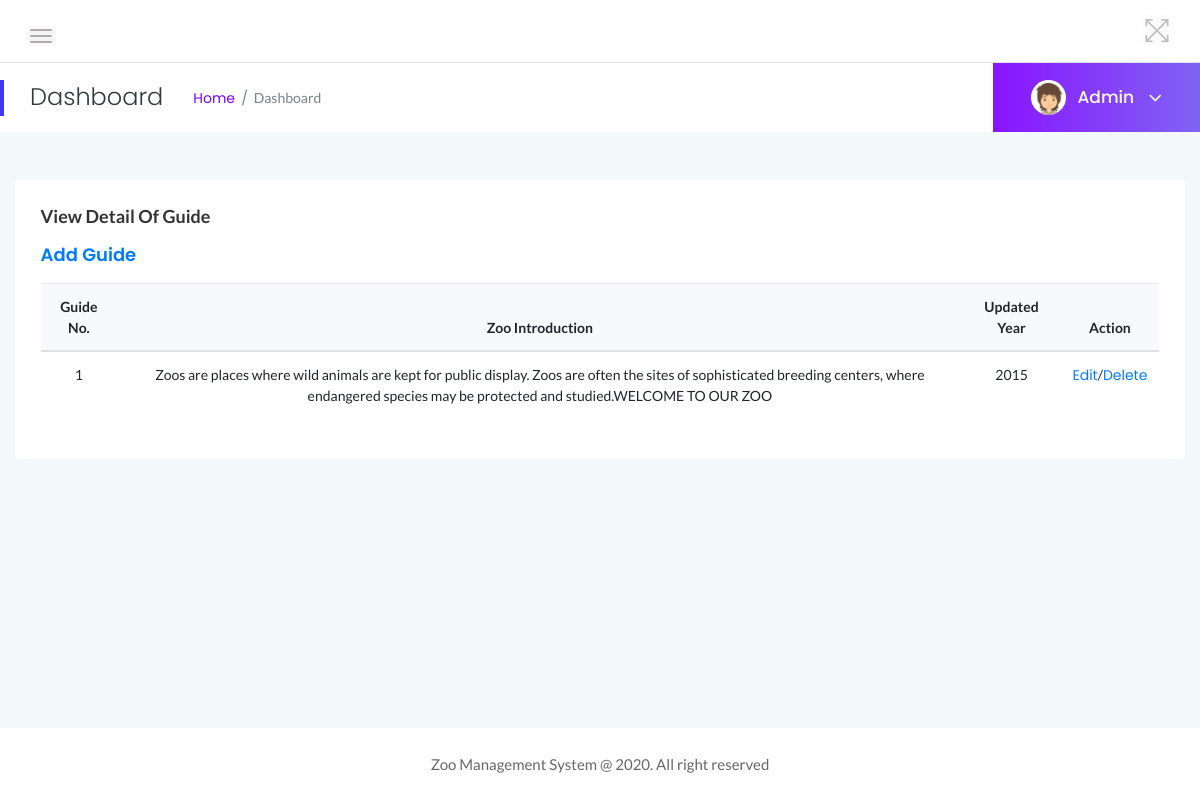
/admin/manage-guide.php (signed in), run on the app's committed database.
### tables this page shows
CREATE TABLE IF NOT EXISTS ANIMAL_GUIDE (
	AGid int(10) NOT NULL,
	Zoo_Introduction TEXT NOT NULL,
	Updated_Year INT DEFAULT NULL,
	PRIMARY KEY(AGid)
);

### admin/manage-guide.php (the view, shortened to what this page needs)
<?php
include('includes/dbconnection.php');
if (strlen($_SESSION['zmsaid']==0)) {
  header('location:logout.php');
  } else{
?>
<!doctype html>
<html class="no-js" lang="en">
<head>
    <link rel="stylesheet" href="assets/css/bootstrap.min.css">
    <link rel="stylesheet" href="assets/css/font-awesome.min.css">
    <link rel="stylesheet" href="assets/css/themify-icons.css">
    <link rel="stylesheet" href="assets/css/metisMenu.css">
    <link rel="stylesheet" href="assets/css/owl.carousel.min.css">
    <link rel="stylesheet" href="assets/css/slicknav.min.css">
    <link rel="stylesheet" href="https://www.amcharts.com/lib/3/plugins/export/export.css" type="text/css" media="all" />
    <link rel="stylesheet" type="text/css" href="https://cdn.datatables.net/1.10.19/css/jquery.dataTables.css">
    <link rel="stylesheet" type="text/css" href="https://cdn.datatables.net/1.10.18/css/dataTables.bootstrap4.min.css">
    <link rel="stylesheet" type="text/css" href="https://cdn.datatables.net/responsive/2.2.3/css/responsive.bootstrap.min.css">
    <link rel="stylesheet" type="text/css" href="https://cdn.datatables.net/responsive/2.2.3/css/responsive.jqueryui.min.css">
    <link rel="stylesheet" href="assets/css/typography.css">
    <link rel="stylesheet" href="assets/css/default-css.css">
    <link rel="stylesheet" href="assets/css/styles.css">
    <link rel="stylesheet" href="assets/css/responsive.css">
</head>
<body>
    <div class="page-container">
        <div class="main-content">
          <?php include_once('includes/header.php');?>
            <?php include_once('includes/pagetitle.php');?>
            <div class="main-content-inner">
                <div class="row">
                    <div class="col-12 mt-5">
                        <div class="card">
                            <div class="card-body">
                                <h4 class="header-title">View Detail of Guide</h4>
                                <h3 class="header-title"><a href="add-guide.php">Add Guide</a></h3>
                                <div class="data-tables">
                <table class="table text-center">
                                        <thead class="bg-light text-capitalize">
                                            <tr>
                                                <th>Guide no.</th>
                                                <th>Zoo Introduction</th>
                                                <th>Updated year</th>
                                                <th>Action</th>
                                            </tr>
                                        </thead>
                                         <?php
$ret=mysqli_query($con,"select * from ANIMAL_GUIDE");
$cnt=1;
while ($row=mysqli_fetch_array($ret)) {
?>
                                        <tbody>
          <tr data-expanded="true">
            <td><?php echo $cnt;?></td>
                  <td><?php  echo $row['Zoo_Introduction'];?></td>
                  <td><?php  echo $row['Updated_Year'];?></td>
                  <td><a href="edit-guide.php?editid=<?php echo $row['AGid'];?>">Edit</a>/<a href="delete-guide.php?editid=<?php echo $row['AGid'];?>">Delete</a></td>
                </tr>
                <?php
$cnt=$cnt+1;
}?>
 </tbody>
                                    </table>
                                </div>
                            </div>
                        </div>
                    </div>
                </div>
            </div>
        </div>
        <?php include_once('includes/footer.php');?>
    </div>
</body>
</html>
<?php }  ?>

### admin/includes/pagetitle.php (shortened to what this page needs)
<?php
include('includes/dbconnection.php');
?>
<div class="page-title-area">
                <div class="row align-items-center">
                    <div class="col-sm-6">
                        <div class="breadcrumbs-area clearfix">
                            <h4 class="page-title pull-left">Dashboard</h4>
                            <ul class="breadcrumbs pull-left">
                                <li><a href="dashboard.php">Home</a></li>
                                <li><span>Dashboard</span></li>
                            </ul>
                        </div>
                    </div>
                    <div class="col-sm-6 clearfix">
                        <div class="user-profile pull-right">
                            <img class="avatar user-thumb" src="assets/images/author/avatar.png" alt="avatar">
                            <?php
$adid=$_SESSION['zmsaid'];
$ret=mysqli_query($con,"select AdminName from tbladmin where ID='$adid'");
$row=mysqli_fetch_array($ret);
$name=$row['AdminName'];
?>
                            <h4 class="user-name dropdown-toggle" data-toggle="dropdown"><?php echo $name; ?> <i class="fa fa-angle-down"></i></h4>
                        </div>
                    </div>
                </div>
            </div>

### admin/assets/css/typography.css (style rules this page uses)
body { font-size: 14px; font-family: 'Lato', sans-serif; }
h1, h2, h3, h4, h5, h6 { margin: 0; font-family: 'Poppins', sans-serif; }
a, a:visited { text-decoration: none; transition: all 0.3s ease-in-out; -webkit-transition: all 0.3s ease-in-out; -moz-transition: all 0.3s ease-in-out; -o-transition: all 0.3s ease-in-out; outline: 0; font-family: 'Poppins', sans-serif; }
ul, ol { margin-bottom: 0px; margin-top: 0px; padding: 0; }
ul { margin: 0; list-style-type: none; }

### admin/assets/css/default-css.css (style rules this page uses)
* { margin: 0; padding: 0; box-sizing: border-box; }
*, *:before, *:after { -moz-box-sizing: border-box; -webkit-box-sizing: border-box; box-sizing: border-box; }
html { -webkit-font-smoothing: antialiased; }
body { background: #fff; font-weight: normal; -webkit-font-smoothing: antialiased; -webkit-text-size-adjust: 100%; }
img { max-width: 100%; height: auto; }
:root { --primary-color: #4336FB; }

### admin/assets/css/styles.css (style rules this page uses)
.page-container { width: 100%; height: 100%; min-height: 100vh; padding-left: 280px; -webkit-transition: padding-left 0.3s ease 0s; transition: padding-left 0.3s ease 0s; }
.card { border: none; border-radius: 4px; background-color: #fff; -webkit-transition: all 0.3s ease 0s; transition: all 0.3s ease 0s; }
.card-body { padding: 25.6px; padding: 1.6rem; }
.main-content { width: 100%; background: #F3F8FB; }
.main-content-inner { padding: 0 30px 50px; }
.page-title-area { padding: 0 30px; background: #fff; position: relative; }
.page-title-area:before { content: ''; position: absolute; left: 0; top: 50%; width: 4px; height: 36px; background: var(--primary-color); -webkit-transform: translateY(-50%); transform: translateY(-50%); }
.page-title { font-size: 24px; font-weight: 300; color: #313b3d; letter-spacing: 0; margin-right: 30px; }
ul.breadcrumbs { margin-top: 4px; }
.breadcrumbs li { display: inline-block; }
.breadcrumbs li a, .breadcrumbs li span { display: block; font-size: 14px; font-weight: 400; color: #7801ff; letter-spacing: 0; margin-right: 16px; position: relative; }
.breadcrumbs li a:before { content: '/'; color: #768387; position: absolute; right: -13px; top: 0; }
.breadcrumbs li span { margin-right: 0; color: #768387; text-transform: capitalize; }
.user-profile { margin-right: -30px; display: -webkit-box; display: -ms-flexbox; display: flex; -webkit-box-align: center; -ms-flex-align: center; align-items: center; -ms-flex-wrap: wrap; flex-wrap: wrap; background: -webkit-linear-gradient(left, #8914fe 0%, #8063f5 100%); background: linear-gradient(to right, #8914fe 0%, #8063f5 100%); padding: 17px 38px; position: relative; }
.user-profile img.avatar { height: 35px; width: 35px; border-radius: 50%; margin-right: 12px; }
.user-name { font-size: 17px; font-weight: 500; color: #fff; letter-spacing: 0; cursor: pointer; -webkit-user-select: none; -moz-user-select: none; -ms-user-select: none; user-select: none; }
.user-name i { margin-left: 10px; font-size: 21px; vertical-align: middle; position: relative; }
.notification-area .dropdown-toggle, .user-name.dropdown-toggle { position: relative; }
.notification-area .dropdown-toggle:after, .user-name.dropdown-toggle:after { display: none; }
.header-title { font-family: 'Lato', sans-serif; font-size: 18px; font-weight: 600; letter-spacing: 0; color: #333; text-transform: capitalize; margin-bottom: 17px; }
table tr th { border-bottom: none; }
table tr th, table tr td { border-top: 1px solid rgba(120, 130, 140, 0.13) !important; }

### admin/assets/css/responsive.css (style rules this page uses)
@media (min-width: 1200px) and (max-width: 1364px) { .main-content-inner { padding: 0 15px 50px; } }
@media (min-width: 1200px) and (max-width: 1364px) { .page-container, .sbar_collapsed.page-container { padding-left: 0; } }

### data on the page
animal_guide: Zoo_Introduction "Zoos are places where wild animals are kept for public display. Zoos are often the sites of sophisticated breeding centers, where endangered species may be protected and studied.WELCOME TO OUR ZOO", Updated_Year "2015"

### other printed values
$name "Admin"
